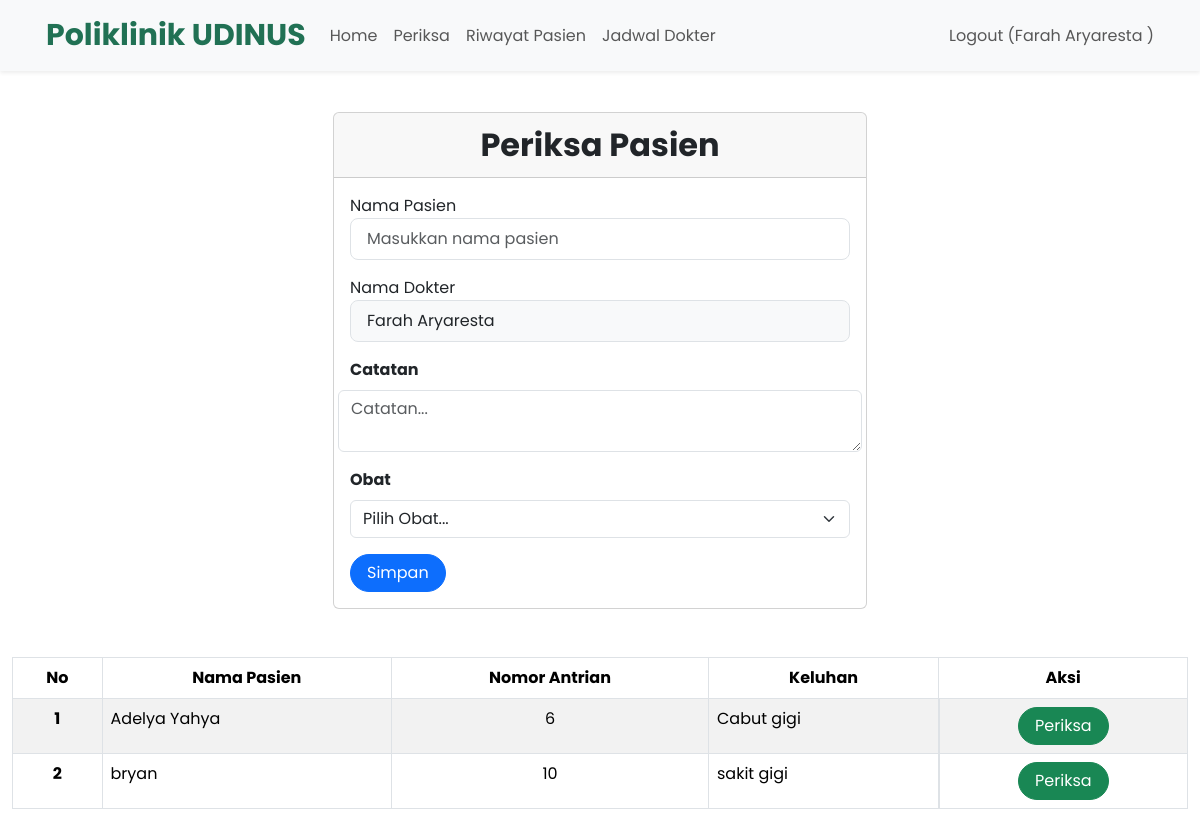
The app's page /berandaDokter.php?page=periksa (signed in) with its own data.
### tables this page shows
CREATE TABLE `daftar_poli` (
  `id` int(11) NOT NULL,
  `id_pasien` int(11) NOT NULL,
  `id_jadwal` int(11) NOT NULL,
  `keluhan` text NOT NULL,
  `no_antrian` int(11) NOT NULL,
  `tanggal` timestamp NOT NULL DEFAULT current_timestamp() ON UPDATE current_timestamp()
);

CREATE TABLE `pasien` (
  `id` int(11) NOT NULL,
  `nama` varchar(255) NOT NULL,
  `alamat` varchar(255) NOT NULL,
  `no_ktp` varchar(255) NOT NULL,
  `no_hp` varchar(50) NOT NULL,
  `no_rm` varchar(25) NOT NULL
);

### periksa.php (the view, shortened to what this page needs)
<br>
<div class="container">
    <div class="container">
        <div class="row justify-content-center">
            <div class="col-md-6">
                <div class="card">
                    <div class="card-header text-center fw-bold" style="font-size: 2rem;">Periksa Pasien</div>
                        <div class="card-body">
                            <form method="POST" action="">
                                <?php
                                    $nama_dokter = $_SESSION['nama'];
                                    $nama_pasien = '';
                                    ?>
                                <div class="form-group mb-3">
                                    <label for="id_pasien">Nama Pasien</label>
                                    <input value="<?php echo $nama_pasien ?>" type="text" name="id_pasien" class="form-control form-control-lg  fs-6" placeholder="Masukkan nama pasien" required>
                                </div>
                                <div class="form-group mb-3">
                                    <label for="id_dokter">Nama Dokter</label>
                                    <input value="<?php echo $nama_dokter ?>" type="text" name="id_dokter" class="form-control form-control-lg bg-light fs-6" placeholder="Masukkan nama dokter" required>
                                </div>
                                <div class="row mt-1 mb-3">
                                    <label for="catatan" class="form-label fw-bold">
                                        Catatan
                                    </label>
                                    <textarea placeholder="Catatan..." class="form-control" name="catatan" id="catatan" aria-label="With textarea"></textarea>
                                </div>
                                <div class="row mt-1 mb-3">
                                    <label for="id_obat" class="form-label fw-bold">
                                        Obat
                                    </label>
                                    <div>
                                        <select class="form-select" aria-label="id_obat" name="id_obat" >
                                            <option selected>Pilih Obat...</option>
                                        </select>
                                    </div>
                                </div>
                                <div class="row mt-3">
                                    <div class=col>
                                        <button type="submit" class="btn btn-primary rounded-pill px-3 mt-auto" name="simpan">Simpan</button>
                                    </div>
                                </div>
                            </form>
                        </div>
                    </div>
                </div>
            </div>
        </div>
    </div>
    <br>
    <br>
    <table class="table table-bordered table-striped table-hover">
        <thead>
            <tr class="text-center">
                <th scope="col">No</th>
                <th scope="col">Nama Pasien</th>
                <th scope="col">Nomor Antrian</th>
                <th scope="col">Keluhan</th>
                <th scope="col">Aksi</th>
            </tr>
        </thead>
        <tbody>
            <?php
            $id_dokter = $_SESSION['id'];
            $result = mysqli_query($mysqli, "
                SELECT daftar_poli.*, pasien.nama AS nama, jadwal_periksa.hari, jadwal_periksa.jam_mulai, jadwal_periksa.jam_selesai
                FROM daftar_poli
                JOIN (
                    SELECT id_pasien, MAX(tanggal) as max_tanggal
                    FROM daftar_poli
                    GROUP BY id_pasien
                ) as latest_poli ON daftar_poli.id_pasien = latest_poli.id_pasien AND daftar_poli.tanggal = latest_poli.max_tanggal
                JOIN jadwal_periksa ON daftar_poli.id_jadwal = jadwal_periksa.id
                JOIN pasien ON daftar_poli.id_pasien = pasien.id
                LEFT JOIN periksa ON daftar_poli.id = periksa.id_daftar_poli
                WHERE jadwal_periksa.id_dokter = '$id_dokter' AND periksa.id_daftar_poli IS NULL
            ");
            $no = 1;
            while ($data = mysqli_fetch_array($result)) {
            ?>
                <tr>
                    <th scope="row" class="text-center"><?php echo $no++ ?></th>
                    <td><?php echo $data['nama'] ?></td>
                    <td class="text-center"><?php echo $data['no_antrian'] ?></td>
                    <td><?php echo $data['keluhan'] ?></td>
                    <td  class="d-flex justify-content-center ">
                        <a class="btn btn-success rounded-pill px-3" href="berandaDokter.php?page=periksa&id=<?php echo $data['id'] ?>">Periksa</a>
                    </td>
                </tr>
            <?php
            }
            ?>
        </tbody>
    </table>

### style.css (style rules this page uses)
body { font-family: 'Poppins', sans-serif; }
::placeholder { font-size: 16px; }

### records on screen
daftar_poli: id_pasien.nama "Adelya Yahya", no_antrian "6", keluhan "Cabut gigi"
daftar_poli: id_pasien.nama "bryan", no_antrian "10", keluhan "sakit gigi"

### other values on screen
$_SESSION['nama'] "Farah Aryaresta"
